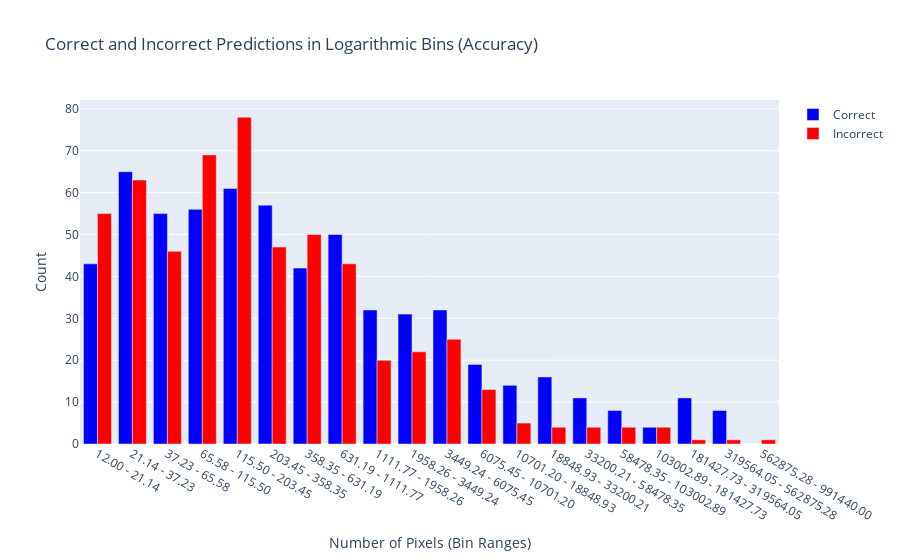

Source (notebook cell):
### Code cell
correct_pixel_counts = [count for count, accuracy in zip(pixel_counts_accuracies, accuracies) if accuracy]

# Incorrect predictions
incorrect_pixel_counts = [count for count, accuracy in zip(pixel_counts_accuracies, accuracies) if not accuracy]

# Create logarithmic bins with uniform width in log space
log_bins = np.geomspace(min(pixel_counts_accuracies), max(pixel_counts_accuracies), num=21)

# Digitize/bucket the pixel counts into these bins for correct and incorrect predictions
correct_binned = np.digitize(correct_pixel_counts, bins=log_bins)
incorrect_binned = np.digitize(incorrect_pixel_counts, bins=log_bins)

# Count occurrences in each bin
correct_counts = [list(correct_binned).count(i) for i in range(1, len(log_bins))]
incorrect_counts = [list(incorrect_binned).count(i) for i in range(1, len(log_bins))]

# Create the bar graph with uniform width bars in log space
fig = go.Figure()

# Helper function to convert bins to strings for better labeling
def format_bins(bins):
    labels = []
    for i in range(len(bins)-1):
        labels.append(f"{bins[i]:.2f} - {bins[i+1]:.2f}")
    return labels

bin_labels = format_bins(log_bins)

# Add correct predictions bars
fig.add_trace(go.Bar(
    x=bin_labels,
    y=correct_counts,
    name='Correct',
    marker_color='Blue'
))

# Add incorrect predictions bars
fig.add_trace(go.Bar(
    x=bin_labels,
    y=incorrect_counts,
    name='Incorrect',
    marker_color='Red'
))

# Update the layout to display the bin ranges correctly
fig.update_layout(
    title='Correct and Incorrect Predictions in Logarithmic Bins (Accuracy)',
    xaxis_title='Number of Pixels (Bin Ranges)',
    xaxis={'type':'category'},
    yaxis_title='Count',
    barmode='group'
)

# Calculate accuracy
accuracy = sum(accuracies) / len(accuracies)
print(f'Accuracy: {accuracy:.2%}')

# Show the figure
fig.show()

### Figure 1 — Plotly figure (JSON) as saved in the notebook; plotly's stock layout.template omitted (floating-point values rounded to 4 significant figures)
{"data": [{"marker": {"color": "Blue"}, "name": "Correct", "type": "bar", "x": ["12.00 - 21.14", "21.14 - 37.23", "37.23 - 65.58", "65.58 - 115.50", "115.50 - 203.45", "203.45 - 358.35", "358.35 - 631.19", "631.19 - 1111.77", "1111.77 - 1958.26", "1958.26 - 3449.24", "3449.24 - 6075.45", "6075.45 - 10701.20", "10701.20 - 18848.93", "18848.93 - 33200.21", "33200.21 - 58478.35", "58478.35 - 103002.89", "103002.89 - 181427.73", "181427.73 - 319564.05", "319564.05 - 562875.28", "562875.28 - 991440.00"], "y": [43, 65, 55, 56, 61, 57, 42, 50, 32, 31, 32, 19, 14, 16, 11, 8, 4, 11, 8, 0]}, {"marker": {"color": "Red"}, "name": "Incorrect", "type": "bar", "x": ["12.00 - 21.14", "21.14 - 37.23", "37.23 - 65.58", "65.58 - 115.50", "115.50 - 203.45", "203.45 - 358.35", "358.35 - 631.19", "631.19 - 1111.77", "1111.77 - 1958.26", "1958.26 - 3449.24", "3449.24 - 6075.45", "6075.45 - 10701.20", "10701.20 - 18848.93", "18848.93 - 33200.21", "33200.21 - 58478.35", "58478.35 - 103002.89", "103002.89 - 181427.73", "181427.73 - 319564.05", "319564.05 - 562875.28", "562875.28 - 991440.00"], "y": [55, 63, 46, 69, 78, 47, 50, 43, 20, 22, 25, 13, 5, 4, 4, 4, 4, 1, 1, 1]}], "layout": {"barmode": "group", "title": {"text": "Correct and Incorrect Predictions in Logarithmic Bins (Accuracy)"}, "xaxis": {"title": {"text": "Number of Pixels (Bin Ranges)"}, "type": "category"}, "yaxis": {"title": {"text": "Count"}}}}
